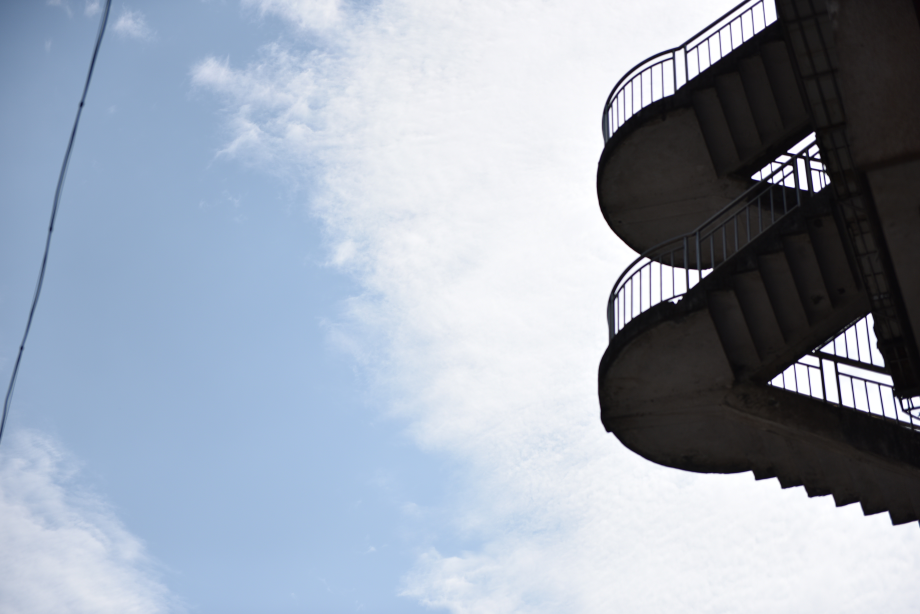
#> input picture 1.JPG, 3680 x 2456 px, found by its file name (shown at 1/4 size)
$ python p2m.py
#> lines starting #> are read from the running program, lines starting #| are printed output that depends on the picture; pictures that were not available may be replaced by others from this repository, and a replacement may not be noted
### PhotoMagic.py
import cv2
import numpy as np

def resize (img,height=None,width=None): #change the height, width of pics
    if height==None and width==None:
        return img
    #if inputs are none
    if height==None: #width!=None
        img=cv2.resize(img,(width,img.shape[0]),interpolation=cv2.INTER_AREA)
    if width==None:  #height!=None
        img=cv2.resize(img,(img.shape[1],height),interpolation=cv2.INTER_AREA)
    else: #width!=None,height!=None
        img=cv2.resize(img,(width,height),interpolation=cv2.INTER_AREA)
    return img

def gray(img): #change pics to gray mode
    return cv2.cvtColor(img,cv2.COLOR_BGR2GRAY)

# [36 lines left out: functions colorchange, roi, not called in this run]

### p2m.py
import cv2
import numpy as numpy
import PhotoMagic

def addweight(img1,img2,alpha=0.5,beta=0.5,height=None,width=None):
    if height==None and width==None:
        height=500
        width=800
    if height!=None and width==None:
        width=img1.shape[1]
    if height==None and width!=None:
        height=img1.shape[0]
    img1=PhotoMagic.resize(img1,height,width)
    img2=PhotoMagic.resize(img2,height,width)
    #make img1,img2 get the same size for addweighted.
    img=cv2.addWeighted(img1,alpha,img2,beta,0)
    return img
img1=cv2.imread('1.jpg')
#> img1 is the input picture: shape (2456, 3680, 3); mean B, G, R 181.5, 166.9, 156.9
img2=cv2.imread('2.jpg')
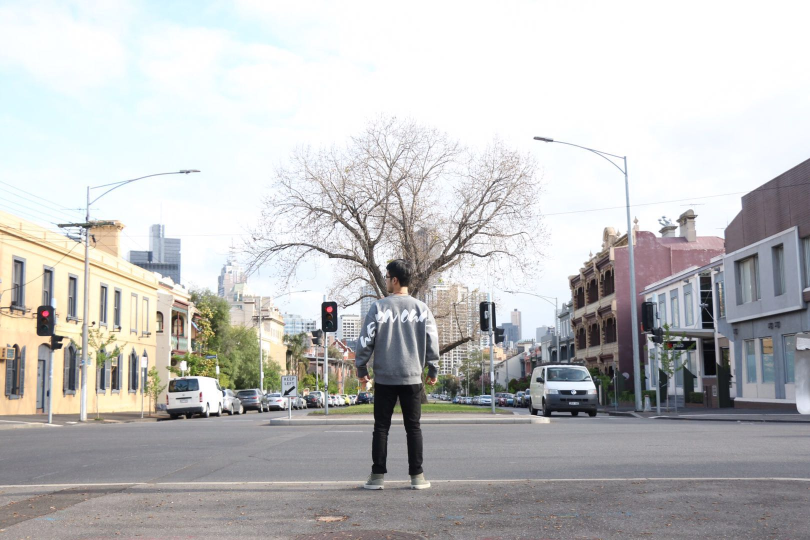
#> input picture test.jpeg, 1620 x 1080 px, given in place of 2.jpg, which was not available (shown at 1/2 size)
#> img2 is the input picture: shape (1080, 1620, 3); mean B, G, R 191.2, 191.4, 191.5
img=addweight(img1,img2)
#> in resize, `img=cv2.resize(img,(width,height),interpolation=cv2.INTER_AREA)`:
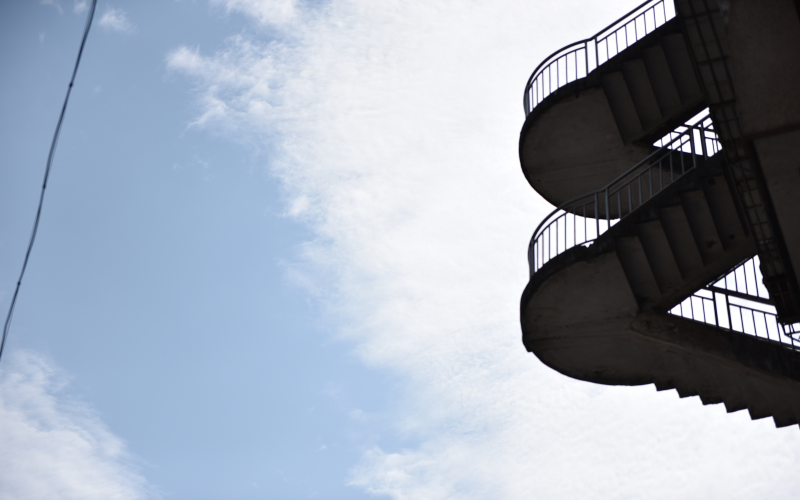
#> img: shape (500, 800, 3); mean of channels 0, 1, 2 181.5, 166.9, 156.9; drawn as B, G, R
#> call 2 of resize, with height = 500, width = 800
#> in resize (call 2), `img=cv2.resize(img,(width,height),interpolation=cv2.INTER_AREA)`:
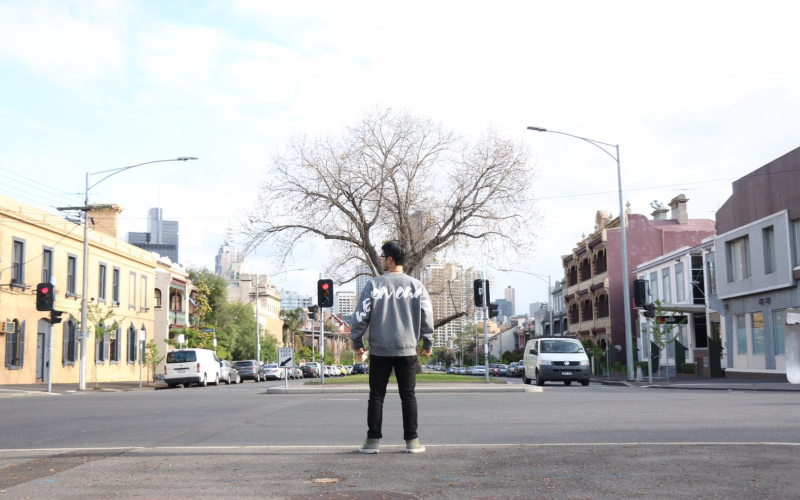
#> img: shape (500, 800, 3); mean of channels 0, 1, 2 191.2, 191.4, 191.5; drawn as B, G, R
#> in addweight, `img=cv2.addWeighted(img1,alpha,img2,beta,0)`:
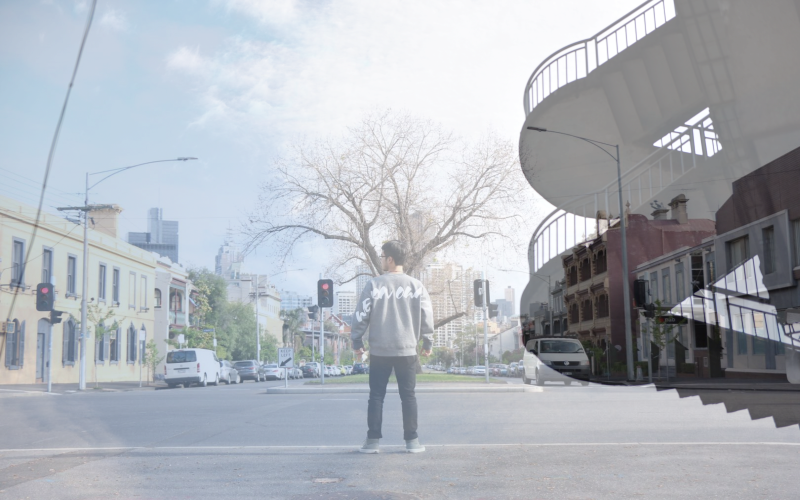
#> img: shape (500, 800, 3); mean of channels 0, 1, 2 186.3, 179.1, 174.2; drawn as B, G, R
cv2.imshow('image',img)
cv2.waitKey()
